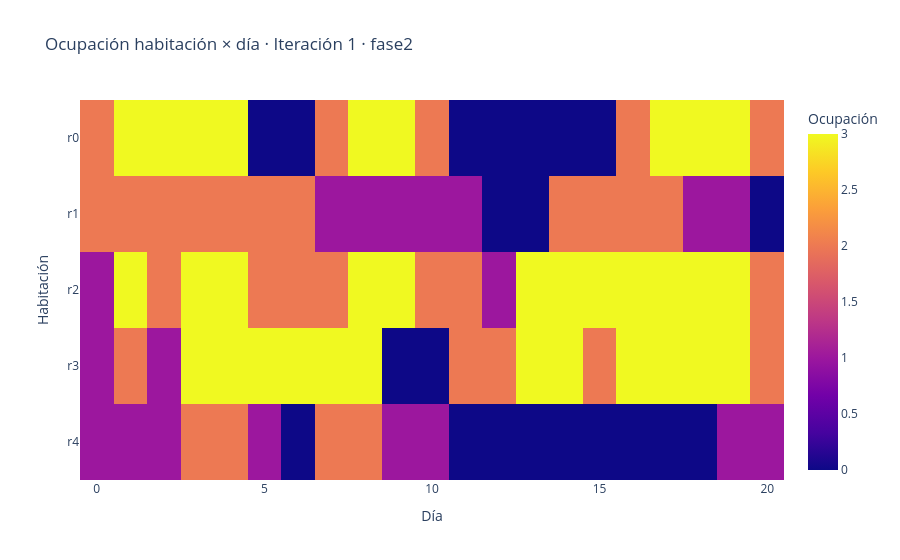

Write notebook code for a chart like this one.
### Code cell
# Heatmap habitación x día para la última solución de fase 2 disponible.

key = None

for candidate in sorted(soluciones.keys(), reverse=True):
    if candidate[1] == "fase2":
        key = candidate
        break

if key is None and soluciones:
    key = sorted(soluciones.keys(), reverse=True)[0]

if key is not None and key in room_day_tables and not room_day_tables[key].empty:
    df_rd = room_day_tables[key]
    pivot_occ = df_rd.pivot(index="room", columns="day", values="occupancy").fillna(0)

    fig = px.imshow(pivot_occ, aspect="auto", title=f"Ocupación habitación × día · {solution_label(*key)}", labels={"x": "Día", "y": "Habitación", "color": "Ocupación"})
    fig.show()

    display(df_rd.sort_values(["day", "room"]))
else:
    print("No hay datos de ocupación por habitación.")

### Figure 1 — Plotly figure (JSON) as saved in the notebook; plotly's stock layout.template omitted (floating-point values rounded to 4 significant figures)
{"data": [{"coloraxis": "coloraxis", "hovertemplate": "Día: %{x}<br>Habitación: %{y}<br>Ocupación: %{z}<extra></extra>", "name": "0", "type": "heatmap", "x": [0, 1, 2, 3, 4, 5, 6, 7, 8, 9, 10, 11, 12, 13, 14, 15, 16, 17, 18, 19, 20], "xaxis": "x", "y": ["r0", "r1", "r2", "r3", "r4"], "yaxis": "y", "z": [[2.0, 3.0, 3.0, 3.0, 3.0, 0.0, 0.0, 2.0, 3.0, 3.0, 2.0, 0.0, 0.0, 0.0, 0.0, 0.0, 2.0, 3.0, 3.0, 3.0, 2.0], [2.0, 2.0, 2.0, 2.0, 2.0, 2.0, 2.0, 1.0, 1.0, 1.0, 1.0, 1.0, 0.0, 0.0, 2.0, 2.0, 2.0, 2.0, 1.0, 1.0, 0.0], [1.0, 3.0, 2.0, 3.0, 3.0, 2.0, 2.0, 2.0, 3.0, 3.0, 2.0, 2.0, 1.0, 3.0, 3.0, 3.0, 3.0, 3.0, 3.0, 3.0, 2.0], [1.0, 2.0, 1.0, 3.0, 3.0, 3.0, 3.0, 3.0, 3.0, 0.0, 0.0, 2.0, 2.0, 3.0, 3.0, 2.0, 3.0, 3.0, 3.0, 3.0, 2.0], [1.0, 1.0, 1.0, 2.0, 2.0, 1.0, 0.0, 2.0, 2.0, 1.0, 1.0, 0.0, 0.0, 0.0, 0.0, 0.0, 0.0, 0.0, 0.0, 1.0, 1.0]]}], "layout": {"coloraxis": {"colorbar": {"title": {"text": "Ocupación"}}, "colorscale": [[0, "#0d0887"], [0.1111, "#46039f"], [0.2222, "#7201a8"], [0.3333, "#9c179e"], [0.4444, "#bd3786"], [0.5556, "#d8576b"], [0.6667, "#ed7953"], [0.7778, "#fb9f3a"], [0.8889, "#fdca26"], [1, "#f0f921"]]}, "title": {"text": "Ocupación habitación × día · Iteración 1 · fase2"}, "xaxis": {"anchor": "y", "domain": [0, 1], "title": {"text": "Día"}}, "yaxis": {"anchor": "x", "autorange": "reversed", "domain": [0, 1], "title": {"text": "Habitación"}}}}
